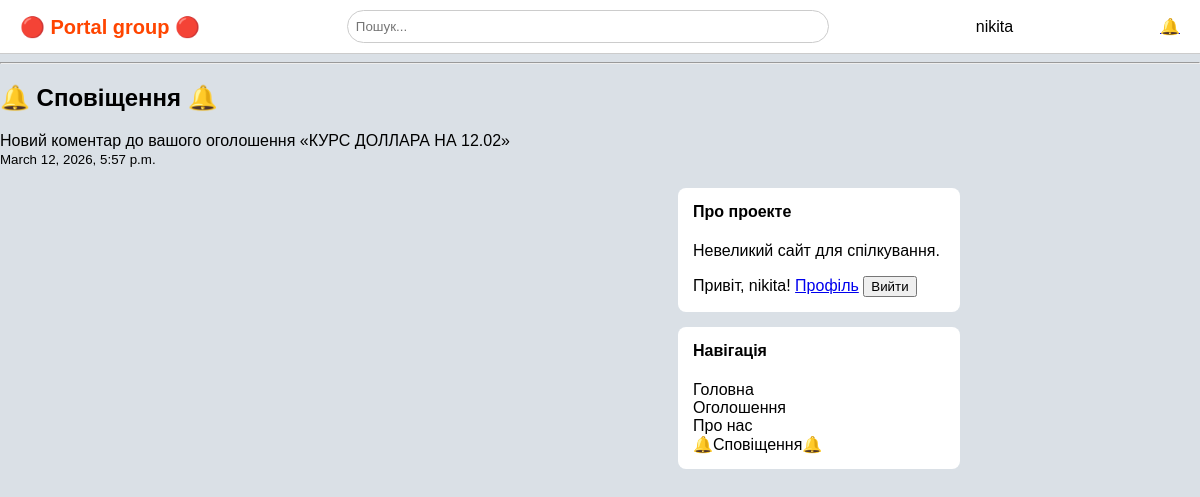
Screenshot of /ads/notifications/ (signed in) with the database file from the repository.
### apps/ads/models.py (models this page shows)
class Notification(models.Model):
    user = models.ForeignKey(User, on_delete=models.CASCADE)
    message = models.CharField(max_length=255)
    is_read = models.BooleanField(default=False)
    created_at = models.DateTimeField(auto_now_add=True)

### apps/ads/views.py (the view)
# urls.py: path("notifications/", NotificationView.as_view(), name="notifications"),
def notifications(request):
    notes = Notification.objects.filter(user=request.user).order_by("-created_at")
    return render(request, "notifications.html", {"notes": notes})

### templates/notifications.html
{% extends "base.html" %}
{% block content %}
<h2>🔔 Сповіщення 🔔</h2>
{% if user.is_authenticated %}
{% for n in notes %}
<p>
    {{ n.message }}
    <br>
    <small>{{ n.created_at }}</small>
</p>
{% empty %}
<p>Немає сповіщень</p>
{% endfor %}
{% else %}
<p>Авторизуйтесь, щоб побачити сповіщення</p>
{% endif %}
<div class="layout">
<div class="posts">
    </div>
    {% include "sidebar.html" %}
    </div>
{% endblock %}

### templates/base.html (shortened to what this page needs)
{% load static %}
<!doctype html>
<html lang="uk">
<head>
  <link rel="stylesheet" href="{% static 'css/style.css' %}">
</head>
<body>
  <header class="header">
    <div class="logo">🔴 Portal group 🔴</div>
    <input type="text" placeholder="Пошук..." class="search">
    <div class="profile">
        {% if user.is_authenticated %}
            {{ user.username }}
        {% else %}
            <a href="/login/">Войти</a>
        {% endif %}
    </div>
      <a href="/notifications/">🔔</a>
  </header>
  <hr>
  <main>
    {% block content %}{% endblock %}
  </main>
</body>
</html>

### templates/sidebar.html (shortened to what this page needs)
<div class="sidebar">
    <div class="sidebar-box">
        <h4>Про проекте</h4>
        <p>Невеликий сайт для спілкування.</p>
        <div class="sidebar-buttons">
              <nav>
                {% if user.is_authenticated %}
                  <span>Привіт, {{ user.username }}!</span>
                  <a href="{% url 'profile' %}">Профіль</a>
                  <form method="post" action="{% url 'logout' %}" style="display:inline;">
                    <button type="submit">Вийти</button>
                  </form>
                {% else %}
                  <a href="{% url 'login' %}">Увійти</a>
                  <a href="{% url 'signup' %}">Реєстрація</a>
                {% endif %}
              </nav>
        </div>
    </div>
    <div class="sidebar-box">
        <h4>Навігація</h4>
        <a href="/" class="nav-link">Головна</a><br>
        <a href="/ads/" class="nav-link">Оголошення</a><br>
        <a href="/about/" class="nav-link">Про нас</a><br>
        <a href="/notifications/" class="nav-link">🔔Сповіщення🔔</a>
    </div>
</div>

### static/css/style.css (style rules this page uses)
body { margin: 0; font-family: Arial, sans-serif; background-color: #dae0e6; }
.header { background-color: #ffffff; display: flex; align-items: center; justify-content: space-between; padding: 10px 20px; border-bottom: 1px solid #ccc; }
.logo { font-size: 20px; font-weight: bold; color: #ff4500; }
.search { width: 40%; padding: 8px; border-radius: 20px; border: 1px solid #ccc; }
.layout { display: flex; width: 80%; margin-top: 20px; }
.posts { width: 70%; }
.sidebar { width: 30%; margin-left: 20px; }
.sidebar-box { background: white; padding: 15px; margin-bottom: 15px; border-radius: 8px; }
.sidebar-box h4 { margin-top: 0; }
.sidebar-buttons { display: flex; flex-direction: column; gap: 8px; margin-top: 10px; }
.nav-link { text-decoration: none; color: black; }

### rows the page displays
Notification: message "Новий коментар до вашого оголошення «КУРС ДОЛЛАРА НА 12.02»", created_at "March 12, 2026, 5:57 p.m."

### other values shown
{{ user.username }} "nikita"
